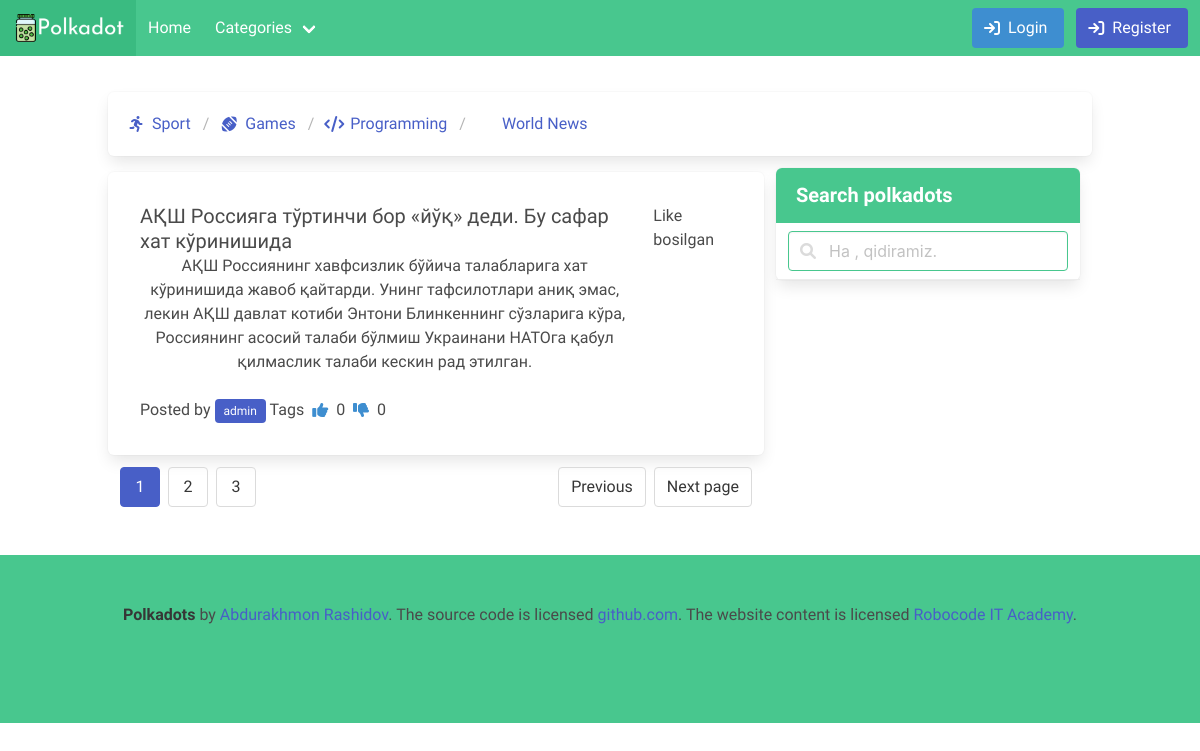
The app's page /post/1/ with its own data.
### main/models.py (models this page shows, shortened)
class Category(models.Model):
	title = models.CharField('Category name *',max_length=50)
	icon = models.CharField(max_length=50, blank=True)
	slug = models.SlugField('*',max_length=25, unique=True)
	class Meta:
		verbose_name = 'Category'
		verbose_name_plural = 'Categories'
	def get_url(self):
		return reverse("main:category_list", kwargs={"category_slug":self.slug})

class Post(models.Model):
	title = models.CharField(max_length=250)
	body = RichTextField()
	author = models.ForeignKey(User, on_delete=models.CASCADE, null=True)
	image = models.ImageField(upload_to="images/")
	up = models.PositiveIntegerField(default=0)
	down = models.PositiveIntegerField(default=0)
	active = models.BooleanField(default=True)
	category = models.ForeignKey(Category, on_delete=models.PROTECT, null=True, related_name='categories')
	tag = models.ManyToManyField(Tag, related_name='tags')
	published = models.DateTimeField(auto_now_add=True)
	class Meta:
		ordering = ["-id"]

### main/views.py (the view)
# urls.py: path("post/<pk>/", views.PostDetailView.as_view(), name='detail'),
class PostDetailView(DetailView):
    model = Post

### main/context_pro.py (called while the page is built)
def view_all(request):
    context = {
        "tags":Tag.objects.all(),
        "categories":Category.objects.all(),
        "like":Like.objects.all()
    }
    return context

### templates/main/post_detail.html (shortened to what this page needs)
{% extends "base.html" %} {% block content %} {% autoescape off %}
<section class="section" id="polka">
    <div class="container">
        <div class="columns">
            <div class="column is-full box">
                <nav class="breadcrumb p-2" aria-label="breadcrumbs">
                    <ul>
                        {% for cat in categories %}
                        <li>
                            <a href="{{cat.get_url}}">
                                <span class="icon is-small">
                                <i class="{{cat.icon}}" aria-hidden="true"></i>
                              </span>
                                <span>{{cat.title}}</span>
                            </a>
                        </li>
                        {% endfor %}
                    </ul>
                </nav>
            </div>
        </div>
        <div class="columns">
            <div class="column is-8">
                <div class="columns box mt-1">
                    <div class="column is-10">
                      <div class="content">
                        <a href="{% url 'main:detail' post.id %}">
                        <div class="subtitle">{{post.title}}</div>
                        </a>
                          {{post.body}}
                      </div>
                      <p class="is-right">
                          Posted by <span class="tag is-link "><a href="#" class="has-text-white">{{post.author}}</a></span> Tags
                          <span class="icon-text">
                            <span class="icon has-text-info">
                              <i class="fas fa-thumbs-up"></i>
                            </span>
                            <span id="ups">{{post.up}}</span>
                          </span>
                          <span class="icon-text">
                            <span class="icon has-text-info">
                              <i class="fas fa-thumbs-down"></i>
                            </span>
                            <span id="downs">{{post.down}}</span>
                          </span>
                      </p>
                    </div>
                    <div class="column is-2">
                        {% if post not in request.user.profile.likes.all %}
                        <a id="down" class="button mt-1 is-info"
                        onclick="PostUpDownQuery({{object.id}},'up')">
                            <i class="fas fa-thumbs-up  is-size-5"></i>
                        </a>
                        <a id="up" class="button is-danger mt-1"
                        onclick="PostUpDownQuery({{object.id}},'down')">
                            <i class="fas fa-thumbs-down  is-size-5"></i>
                        </a>
                        {% else %}
                        <p>Like bosilgan</p>
                        {% endif %}
                    </div>
                </div>
                <nav class="pagination" role="navigation" aria-label="pagination">
                    <a class="pagination-previous is-disabled" title="This is the first page">Previous</a>
                    <a class="pagination-next">Next page</a>
                    <ul class="pagination-list">
                        <li>
                            <a class="pagination-link is-current" aria-label="Page 1" aria-current="page">1</a>
                        </li>
                        <li>
                            <a class="pagination-link" aria-label="Goto page 2">2</a>
                        </li>
                        <li>
                            <a class="pagination-link" aria-label="Goto page 3">3</a>
                        </li>
                    </ul>
                </nav>
            </div>
            <div class="column is-4">
                <article class="panel is-success">
                    <p class="panel-heading">
                        Search polkadots
                    </p>
                    <form class="panel-block" id="searchForm" action="#" method="get" onkeydown="InlineSearch(this[0].value)">
                        <p class="control has-icons-left">
                            <input class="input is-success" type="text" placeholder="Ha , qidiramiz.">
                            <span class="icon is-left">
                            </span>
                        </p>
                    </form>
                </article>
                <br>
            </div>
        </div>
    </div>
</section>
{% endautoescape %} {% endblock %}

### staticfiles/css/app.css (style rules this page uses)
body { font-family: 'Josefin Sans', sans-serif; font-weight: 400; }

### records on screen
Category: title "Sport"
Category: title "Games"
Category: title "Programming"
Category: title "World News"
Post: title "АҚШ Россияга тўртинчи бор «йўқ» деди. Бу сафар хат кўринишида", body "АҚШ Россиянинг хавфсизлик бўйича талабларига хат кўринишида жавоб қайтарди. Унинг тафсилотлари аниқ эмас, лекин АҚШ давлат котиби Энтони Блинкеннинг сўзларига кўра, Россиянинг асосий талаби бўлмиш Украинани НАТОга қабул қилмаслик талаби кескин рад этилган.", author "admin", up "0", down "0"
